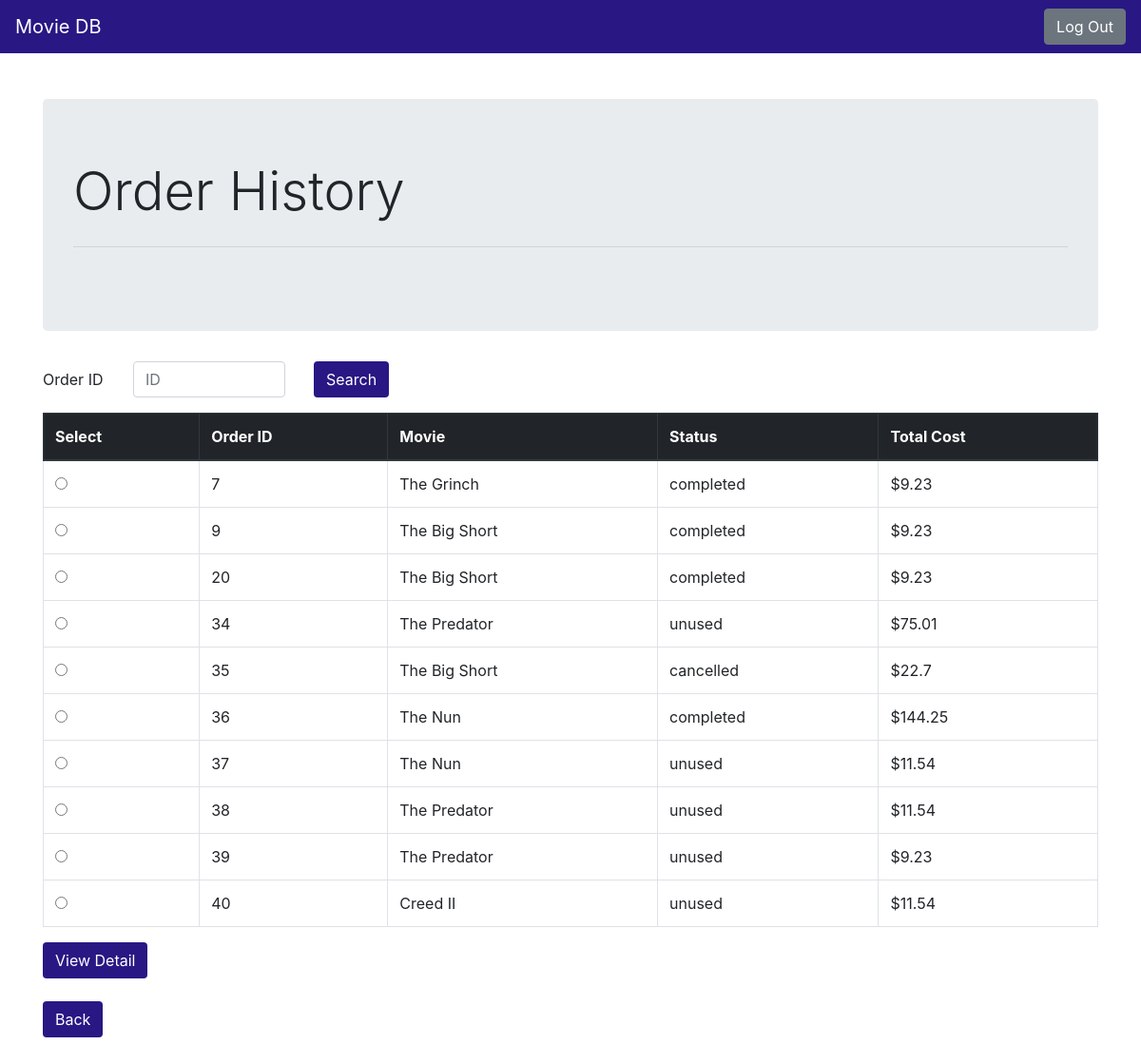
The page /order_history (signed in) on the database its author committed.
### tables this page shows
CREATE TABLE ORDERS (
  order_ID integer primary key autoincrement,
  o_date date not null,
  senior_tickets int not null,
  child_tickets int not null,
  adult_tickets int not null,
  total_tickets int not null,
  o_time time not null,
  status varchar[30],
  card_number int not null,
  username varchar[30] not null,
  title varchar[100] not null,
  theater_id int not null,
  constraint ORDERCARD foreign key(card_number) references PAYMENT_INFO(card_no) on delete set null on update cascade,
  constraint ORDERUSER foreign key(username) references CUSTOMER(username) on delete set null on update cascade,
  constraint ORDERTITLE foreign key(title) references MOVIE(title) on delete set null on update cascade,
  constraint ORDERTHEATER foreign key(theater_id) references THEATER(theater_id) on delete set null on update cascade
);

### p3.py (the view)
@app.route('/order_history', methods=['GET', 'POST'])
def order_history():
    db = get_db()
    cur = db.execute('select order_ID, title, status, adult_tickets, senior_tickets, child_tickets from ORDERS where username=?;',[session.get('user')])
    orders = cur.fetchall()
    cur = db.execute('select child_discount as disc from SYSTEM_INFO where child_discount is not null;')
    c = cur.fetchone()
    cur = db.execute('select senior_discount as disc from SYSTEM_INFO where senior_discount is not null;')
    s = cur.fetchone()
    o = []
    cur = db.execute('select cancellation_fee from SYSTEM_INFO where cancellation_fee is not null;')
    fee = cur.fetchone()
    for order in orders:
        total = round((int(order['adult_tickets'])*11.54)+(int(order['child_tickets'])*11.54*c['disc'])+(int(order['senior_tickets'])*11.54*s['disc']),2)
        if order['status'] == 'cancelled':
            total = total - int(fee['cancellation_fee'])
        o.append({'order_ID':order['order_ID'], 'title':order['title'], 'status':order['status'], 'total':total})
    return render_template('order_history.html', orders=o, c=c, s=s)

### p3.py (called while the page is built)
def connect_db():
    rv = sqlite3.connect(app.config['DATABASE'])
    rv.row_factory = sqlite3.Row
    return rv

def get_db():
    if not hasattr(g, 'sqlite_db'):
        g.sqlite_db = connect_db()
    return g.sqlite_db

### templates/order_history.html (shortened to what this page needs)
{% extends "navbar.html" %}
{% block body %}
<div class="container">
  <div class="jumbotron">
    <h1 class="display-4">Order History</h1>
    <hr class="my-4">
  </div>
  {% if not orders %}
  <h2>You havent placed any orders yet</h2>
  {% else %}
  <form action="{{ url_for('order_detail') }}" method=post>
    <div class="form-group row">
      <label for="search" class="col-sm-1 col-form-label">Order ID</label>
      <div class="col-sm-2">
        <input type="number" class="form-control" id="search" name="search" placeholder="ID">
      </div>
      <div class="col-sm-1">
        <button type="submit" class="btn" style="background-color: #291784; color: #FFFFFF;">Search</button>
      </div>
    </div>
  </form>
  <form action="{{ url_for('order_detail') }}" method=post>
    <table class="table table-bordered">
      <thead class="thead-dark">
        <tr>
          <th scope="col">Select</th>
          <th scope="col">Order ID</th>
          <th scope="col">Movie</th>
          <th scope="col">Status</th>
          <th scope="col">Total Cost</th>
        </tr>
      </thead>
      <tbody>
        {% for order in orders %}
        <tr>
          <th scope="row">
            <div style="padding-left: 20px">
              <input type="radio" class="form-check-input" name="search" id="search" value="{{ order.order_ID }}">
            </div>
          </th>
          <td>{{ order.order_ID }}</td>
          <td>{{ order.title }}</td>
          <td>{{ order.status }}</td>
          <td>${{ order.total }}</td>
        </tr>
        {% endfor %}
      </tbody>
    </table>
    <button type="submit" class="btn" style="background-color: #291784; color: #FFFFFF;">View Detail</button>
  </form>
  <br>
  <a href="{{ url_for('me') }}" class="btn" role="button" aria-pressed="true"
    style="background-color: #291784; color: #FFFFFF;">Back</a>
  <br><br><br>
  {% endif %}
</div>
{% endblock %}

### rows shown on the page
ORDERS: order_ID "7", title "The Grinch", status "completed", total "9.23"
ORDERS: order_ID "9", title "The Big Short", status "completed", total "9.23"
ORDERS: order_ID "20", title "The Big Short", status "completed", total "9.23"
ORDERS: order_ID "34", title "The Predator", status "unused", total "75.01"
ORDERS: order_ID "35", title "The Big Short", status "cancelled", total "22.7"
ORDERS: order_ID "36", title "The Nun", status "completed", total "144.25"
ORDERS: order_ID "37", title "The Nun", status "unused", total "11.54"
ORDERS: order_ID "38", title "The Predator", status "unused", total "11.54"
ORDERS: order_ID "39", title "The Predator", status "unused", total "9.23"
ORDERS: order_ID "40", title "Creed II", status "unused", total "11.54"
